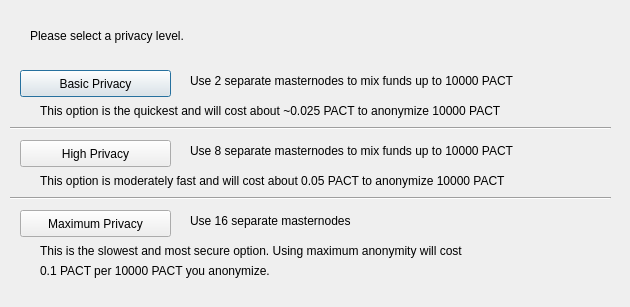
<?xml version="1.0" encoding="UTF-8"?>
<ui version="4.0">
 <class>ObfuscationConfig</class>
 <widget class="QDialog" name="ObfuscationConfig">
  <property name="geometry">
   <rect>
    <x>0</x>
    <y>0</y>
    <width>630</width>
    <height>307</height>
   </rect>
  </property>
  <property name="windowTitle">
   <string>Configure Obfuscation</string>
  </property>
  <widget class="QPushButton" name="buttonBasic">
   <property name="geometry">
    <rect>
     <x>20</x>
     <y>70</y>
     <width>151</width>
     <height>27</height>
    </rect>
   </property>
   <property name="text">
    <string>Basic Privacy</string>
   </property>
  </widget>
  <widget class="QPushButton" name="buttonHigh">
   <property name="geometry">
    <rect>
     <x>20</x>
     <y>140</y>
     <width>151</width>
     <height>27</height>
    </rect>
   </property>
   <property name="text">
    <string>High Privacy</string>
   </property>
  </widget>
  <widget class="QPushButton" name="buttonMax">
   <property name="geometry">
    <rect>
     <x>20</x>
     <y>210</y>
     <width>151</width>
     <height>27</height>
    </rect>
   </property>
   <property name="text">
    <string>Maximum Privacy</string>
   </property>
  </widget>
  <widget class="QLabel" name="label">
   <property name="geometry">
    <rect>
     <x>30</x>
     <y>20</y>
     <width>571</width>
     <height>31</height>
    </rect>
   </property>
   <property name="text">
    <string>Please select a privacy level.</string>
   </property>
  </widget>
  <widget class="QLabel" name="label_2">
   <property name="geometry">
    <rect>
     <x>190</x>
     <y>70</y>
     <width>421</width>
     <height>21</height>
    </rect>
   </property>
   <property name="text">
    <string>Use 2 separate masternodes to mix funds up to 10000 PACT</string>
   </property>
  </widget>
  <widget class="QLabel" name="label_3">
   <property name="geometry">
    <rect>
     <x>190</x>
     <y>140</y>
     <width>411</width>
     <height>21</height>
    </rect>
   </property>
   <property name="text">
    <string>Use 8 separate masternodes to mix funds up to 10000 PACT</string>
   </property>
  </widget>
  <widget class="QLabel" name="label_4">
   <property name="geometry">
    <rect>
     <x>190</x>
     <y>210</y>
     <width>421</width>
     <height>21</height>
    </rect>
   </property>
   <property name="text">
    <string>Use 16 separate masternodes</string>
   </property>
  </widget>
  <widget class="QLabel" name="label_6">
   <property name="geometry">
    <rect>
     <x>40</x>
     <y>100</y>
     <width>561</width>
     <height>21</height>
    </rect>
   </property>
   <property name="text">
    <string>This option is the quickest and will cost about ~0.025 PACT to anonymize 10000 PACT</string>
   </property>
  </widget>
  <widget class="QLabel" name="label_7">
   <property name="geometry">
    <rect>
     <x>40</x>
     <y>170</y>
     <width>561</width>
     <height>21</height>
    </rect>
   </property>
   <property name="text">
    <string>This option is moderately fast and will cost about 0.05 PACT to anonymize 10000 PACT</string>
   </property>
  </widget>
  <widget class="QLabel" name="label_8">
   <property name="geometry">
    <rect>
     <x>40</x>
     <y>240</y>
     <width>561</width>
     <height>21</height>
    </rect>
   </property>
   <property name="text">
    <string>This is the slowest and most secure option. Using maximum anonymity will cost</string>
   </property>
  </widget>
  <widget class="QLabel" name="label_9">
   <property name="geometry">
    <rect>
     <x>40</x>
     <y>260</y>
     <width>561</width>
     <height>21</height>
    </rect>
   </property>
   <property name="text">
    <string>0.1 PACT per 10000 PACT you anonymize.</string>
   </property>
  </widget>
  <widget class="Line" name="line">
   <property name="geometry">
    <rect>
     <x>10</x>
     <y>120</y>
     <width>601</width>
     <height>16</height>
    </rect>
   </property>
   <property name="orientation">
    <enum>Qt::Horizontal</enum>
   </property>
  </widget>
  <widget class="Line" name="line_2">
   <property name="geometry">
    <rect>
     <x>10</x>
     <y>190</y>
     <width>601</width>
     <height>16</height>
    </rect>
   </property>
   <property name="orientation">
    <enum>Qt::Horizontal</enum>
   </property>
  </widget>
 </widget>
 <resources/>
 <connections/>
</ui>
